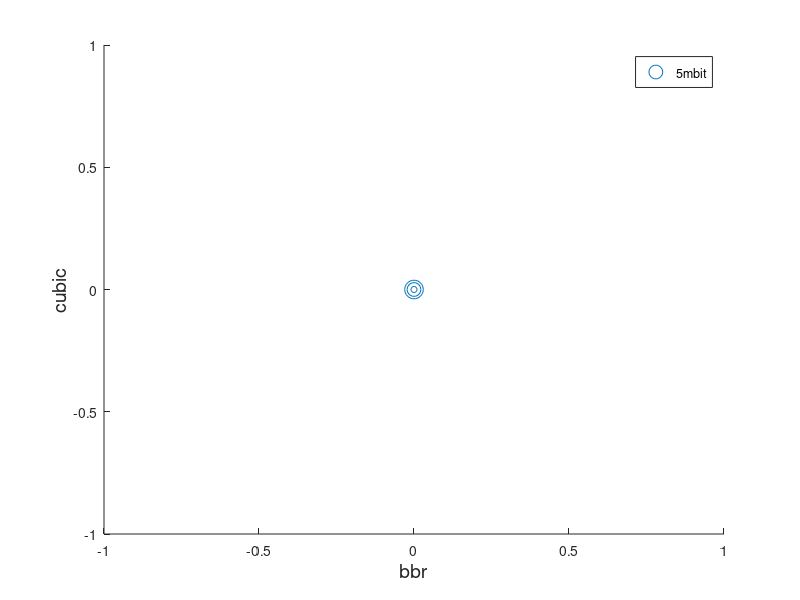

Reproduce this figure in MATLAB. (Note: this script raises an error after producing the figure.)
clear dir
num_ccas=1;
num_compete_ccas=2;
bws={'5mbit','10mbit','20mbit','30mbit','40mbit','50mbit','60mbit','70mbit'};
%bws={'10mbit'};
%bws={'40mbit'};
%bws={'70mbit'};
buffs={'10buf','20buf','40buf','80buf','160buf'; %5mbit
       '20buf','40buf','80buf','160buf','320buf'; %10mbit
       '40buf','80buf','160buf','320buf','640buf'; %20mbit
       '60buf','120buf','240buf','480buf','960buf'; %30 mbit
       '80buf','160buf','320buf','640buf','1280buf'; %40 mbit
       '100buf','200buf','400buf','800buf','1600buf'; %50mbit 
       '120buf','240buf','480buf','960buf','1920buf'; %60mbit
       '140buf','280buf','560buf','1120buf','2240buf'}; %70mbit
   
buffs_dim=size(buffs);

%buffs={'10buf','20buf','40buf','80buf','160buf'};%5mbit
%buffs={'20buf','40buf','80buf','160buf','320buf'};%10mbit
%buffs={'80buf','160buf','320buf','640buf','1280buf'};%40mbit
%buffs={'140buf','280buf','560buf','1120buf','2240buf'};%70 mbit

buff_markers={'o','s','d','p','h'};
lrs={'0%perc'};
schemes={'0.0'};%,'0.4','0.8'};%i.e. start delay of first small flow
num_iter=10;
spacings={'0.0gap','0.1gap'}%,'0.2gap','0.3gap','0.4gap','0.5gap'}

exp_sizes={'1000000MB'};%reps 10,20
sma_sizes={'1000000MB'}

ccas = {'bbr','cubic','reno'}
cca_colors={[0 0 0]; [0.5 0.5 0.5];[1 1 1] }
cca_color_mapobj = containers.Map(ccas,cca_colors);


cca_labels = {'BBR','Cubic','NewReno'}

analyse_bases = {'cca_small','cca_large'};
selected_base= 2; % 1 for cca_small and 2 for cca_large

num_compete_per_iter= zeros(1,num_ccas);

%durs_per_iter_cca_1= zeros(1,num_ccas);
avg_durs_per_iter_cca_1= zeros(1,num_ccas);
avg_durs_per_iter_cca_2= zeros(1,num_ccas);

sum_avg_durs_cca_1= zeros(1,num_ccas);
sum_avg_durs_cca_2= zeros(1,num_ccas);

key_set1={};
value_set={};

file_end=cell(1,num_compete_ccas);

cd files;
count=1;
for b = 1:length(bws)
    bw=bws(b);
    for bf = 2:4%buffs_dim(2)
        buff=buffs(b,bf);
        for sm = 1:length(sma_sizes)
            sma=sma_sizes(sm);
            for l = 1:length(lrs)
                lr=lrs(l);
                for sc = 1:length(schemes)
                    sch=schemes(sc);
                    for e = 1:length(exp_sizes)
                        exp=exp_sizes(e);
                        for spc_idx = 1:2%length(spacings)
                            gap = spacings(spc_idx);
                            for a1 = 1:length(ccas)
                                cca_one=ccas(a1);
                                for a2 = a1:length(ccas)
                                    cca_two=ccas(a2); % analyse/plot based on small flow's cca
                                    for ite = 0:9
                                            %cd files;
                                            file_end_cca_1= char(strcat(num2str(ite),'_',cca_one,'.dat'));
                                            file_end_cca_2= char(strcat(num2str(ite),'_',cca_two,'.dat'));

                                            filename_regex_cca_1 = char(strcat(cca_one,'*',exp,'*',cca_two,'*',sma,'*',bw,'_',buff,'_',lr,'_',sch,'_',gap,'*',file_end_cca_1));
                                            filename_regex_cca_2 = char(strcat(cca_one,'*',exp,'*',cca_two,'*',sma,'*',bw,'_',buff,'_',lr,'_',sch,'_',gap,'*',file_end_cca_2));

                                            matched_files_list_cca_1 = dir(filename_regex_cca_1);
                                            matched_files_list_cca_2 = dir(filename_regex_cca_2);

                                            for i=1:length(matched_files_list_cca_1) % loop through each matching file(just 1 in this case)
                                                time_data_cca_1 = csvread(matched_files_list_cca_1(i).name); 
                                                time_data_cca_2 = csvread(matched_files_list_cca_2(i).name); 
                                                %large_idx= find(time_data_one(:,1));
                                                %cd ..;
                                                
                                                duration_arr_cca_1 = time_data_cca_1(:,3) - time_data_cca_1(:,2);
                                                start_arr_cca_1 = time_data_cca_1(:,2);
                                                end_arr_cca_1 = time_data_cca_1(:,3);
                                                duration_arr_cca_2 = time_data_cca_2(:,3) - time_data_cca_2(:,2);
                                                start_arr_cca_2 = time_data_cca_2(:,2);
                                                end_arr_cca_2 = time_data_cca_2(:,3);
                                                
                                                %if cca1 small flows complete faster
                                                if end_arr_cca_1(length(end_arr_cca_1))< end_arr_cca_2(length(end_arr_cca_2))
                                                    cca2_competing_mask=start_arr_cca_2<end_arr_cca_1(length(end_arr_cca_1));
                                                    num_cca2_competing= sum(cca2_competing_mask);
                                                    avg_durs_per_iter_cca_1(i)=mean(duration_arr_cca_1);
                                                    avg_durs_per_iter_cca_2(i)=mean(duration_arr_cca_2(1:num_cca2_competing));
                                                    
                                                end
                                                %if cca2 small flows completes faster
                                                if end_arr_cca_2(length(end_arr_cca_2))< end_arr_cca_1(length(end_arr_cca_1))
                                                    cca1_competing_mask=start_arr_cca_1<end_arr_cca_2(length(end_arr_cca_2));
                                                    num_cca1_competing= sum(cca1_competing_mask);
                                                    avg_durs_per_iter_cca_1(i)=mean(duration_arr_cca_1(1:num_cca1_competing));
                                                    avg_durs_per_iter_cca_2(i)=mean(duration_arr_cca_2);
                                                end

                                                begin_time_cca_1=min(start_arr_cca_1);
                                                end_time_cca_1=max(end_arr_cca_1);
                                                begin_time_cca_2=min(start_arr_cca_2);
                                                end_time_cca_2=max(end_arr_cca_1);


                                                %durs_per_iter_cca_1(i)=duration_arr_cca_1;
                                                %durs_per_iter_cca_2(i)=duration_arr_cca_2;
                                                avg_durs_per_iter_cca_1(i)=mean(duration_arr_cca_1);
                                                avg_durs_per_iter_cca_2(i)=mean(duration_arr_cca_2);
                                                   
                                            end

                                            % add new iteration result to previous
                                            % results.
                                            % b-BBR, c-Cubic, r-Newreno
                                            % 1 by 1 values(single/scalar, any one of bb,bc,br,cb,cc,cr,rb,r)
                                            sum_avg_durs_cca_1=sum_avg_durs_cca_1 + avg_durs_per_iter_cca_1;
                                            sum_avg_durs_cca_2=sum_avg_durs_cca_2 + avg_durs_per_iter_cca_2;
                    
                                        %end
                                    end
                                
                                    %take average of all iterations

                                    comp_time_cca_1 = sum_avg_durs_cca_1/num_iter; 
                                    comp_time_cca_2 = sum_avg_durs_cca_2/num_iter;


                                    sum_avg_durs_cca_1= zeros(1,num_ccas);
                                    sum_avg_durs_cca_2= zeros(1,num_ccas);


                                    name_key=char(strcat(cca_one,'-',cca_two,'-',bw,'-',buff,'-',lr,'-',sch,'-',exp,'-',gap))

                                    key_set1(end+1) = {name_key};
                                    %value=[large_durs;overall_durs; small_comp_durs_avg ;small_all_durs_avg];
                                    value=[comp_time_cca_1;comp_time_cca_2];
                                    value_set(end+1) = {value};
                                    count=count+1;
                                end 
                            end
                        end
                    end
                end
            end
        end
    end
end
comp_time_mapobj_45ms_45ms_small_vs_small = containers.Map(key_set1,value_set);
cd ..;


line_color= {'y','m','r'};%one for each CCA
line_styles = {'-','--','-.'}; %one for each CCA
line_markers = {'o','+','*'};%one for each buff size



%markers = {'o','+','x','s','d','p','v','>','<'};% nine markers one for each CCA combination
sz=110;
bw_markers={'o','s','d','p','h','v','^','<'};
%buf_colors = {'k','b','o','c','r'}% o for orange
%buf_colors = [[0 0 0];[0 0 1];[1 0.5 0];[0 0.5 1];[1 0 0]];
buf_colors = [[0 0 0];[0 0 1];[0 1 0];[1 0 0]];
buf_mark_sz=[0 20 100 180];
buff_labels={'BDP/2','BDP','2BDP','4BDP','8BDP'};
group=[];
lgd_str={};


%scatter plot of two CCAs for all bw and all buff sizes(BDP,2BDP,4BDP)
figure
lgd_str={};
cca1_buf_arr=zeros(1,3);
cca2_buf_arr=zeros(1,3)
gap=spacings(2);
for bw_idx = 1:1%length(bws)
    bw=bws(bw_idx);
    lgd_str(end+1)=bw;
    count=1;
    for buf_idx = 2:4%buffs_dim(2)
        buff=buffs(bw_idx,buf_idx);
        %lgd_str(end+1)=bw;%strcat(bw,'-',buff_labels(buf_idx));
        %for cca1_idx =1:1%length(ccas)
            cca1_idx=1;
            cca_one=ccas(cca1_idx);
            %for cca2_idx = 3:3%length(ccas)
                cca2_idx=2;
                cca_two=ccas(cca2_idx)
                dstr= char(strcat(cca_one,'-',cca_two,'-',bw,'-',buff,'-',lr,'-',sch,'-',exp,'-',gap));
                dval=comp_time_mapobj_45ms_45ms_small_vs_small(dstr);
                %{
                cca1=dval(1,:);
                cca2=dval(2,:);
                s=scatter(cca1,cca2,buf_mark_sz(buf_idx),char(bw_markers(bw_idx)))
                s.MarkerEdgeColor=buf_colors(buf_idx,:);
                hold on;
                %}
                cca1_buf_arr(count)=dval(1,:);
                cca2_buf_arr(count)=dval(2,:);
                
            %end
        %end
        count=count+1;
    end
    s=scatter(cca1_buf_arr,cca2_buf_arr,buf_mark_sz(2:4),char(bw_markers(bw_idx)))
    hold on
end
xlabel(cca_one,'FontSize',14);
ylabel(cca_two,'FontSize',14);
%xlim([0 20]);%max 25 for 5mbit
%ylim([0 20]);%max 100 for 5mbit
lgd=legend(lgd_str);
lgd.FontSize=12;
title(strcat(cca_one,'-',cca_two,'-',gap),'FontSize',12);



%bar plot for completion time of a Single CCA(cubic) for all CCA combinations for all bw and all buff sizes(BDP,2BDP,4BDP)
figure
lgd_str={};
eval_3cca_3buf=zeros(3,3)
cca_eval=ccas(2);
gap=spacings(1);
for bw_idx = 3:3%length(bws)
    bw=bws(bw_idx);
    for buf_idx = 2:4%buffs_dim(2)
        buff=buffs(bw_idx,buf_idx);
        for cca1_idx =1:length(ccas)
                cca_one=ccas(cca1_idx);
                               
                if strcmp(cca_eval,'bbr')
                    cca_two=cca_one;
                    cca_one=cca_eval;
                elseif strcmp(cca_one,'reno')
                    cca_two=char('reno');
                    cca_one=cca_eval;
                else
                    cca_two=cca_eval;
                end
                dstr= char(strcat(cca_one,'-',cca_two,'-',bw,'-',buff,'-',lr,'-',sch,'-',exp,'-',gap));
                %dval=comp_time_mapobj_45ms_45ms_small_vs_small(dstr);
                dval=comp_time_mapobj_45ms_45ms_small_vs_small(dstr);

                
                if strcmp(cca_one,cca_eval)
                    eval_3cca_3buf(buf_idx-1, cca1_idx)=dval(1,:);
                else
                   eval_3cca_3buf(buf_idx-1,cca1_idx)=dval(2,:); 
                end
        end
     end
end
bar(eval_3cca_3buf); % x-axis buffur size, labeles are competing ccas
%bar(transpose(eval_3cca_3buf)); % x-axis competing cca, labels are buffers
xlabel('Buffer sizes','FontSize',14);
ylabel(strcat('Completion time of small ',cca_eval,'flow'),'FontSize',14);
set(gca,'XTick',1:9,'XTicklabel',buff_labels(2:4),'FontSize',14);
%xlim([0 20]);%max 25 for 5mbit
%ylim([0 20]);%max 100 for 5mbit
lgd_str=ccas;
lgd=legend(lgd_str);
lgd.FontSize=12;
title(strcat(cca_eval,'-',bw,'-',gap),'FontSize',12);





%{
%completion time of a Single CCA(cubic vs bbr or reno) in line plot with
%one line plot for each buffer and with the x-axis of bandwidth
figure
lgd_str={};
cca_eval=ccas(2);
gap='0.1gap';
eval_allbw_1buf=zeros(1,length(bws));
cca_lines={'--','-',':'};
for cca_idx =1:length(ccas)
    cca_sec=ccas(cca_idx)
    for buf_idx = 2:4%buffs_dim(2)
        for bw_idx = 1:length(bws)
            bw=bws(bw_idx);
            buff=buffs(bw_idx,buf_idx);
            if strcmp(cca_eval,'bbr')
                cca_two=cca_sec;
                cca_one=cca_eval;
            elseif strcmp(cca_sec,'bbr')
                cca_one=cca_sec;
                cca_two=cca_eval;
            elseif strcmp(cca_one,'reno')
                cca_two=char('reno');
                cca_one=cca_eval;
            else
                cca_one=cca_eval;
                cca_two=cca_sec;
            end
                dstr= char(strcat(cca_one,'-',cca_two,'-',bw,'-',buff,'-',lr,'-',sch,'-',exp,'-',gap));
                dval=comp_time_mapobj_45ms_45ms_small_vs_small(dstr);

            if strcmp(cca_one,cca_eval)
                eval_allbw_1buf(1,bw_idx)=dval(1,:);
            else
                eval_allbw_1buf(1,bw_idx)=dval(2,:); 
            end              
        end
        p=plot(eval_allbw_1buf,char(cca_lines(cca_idx)));
        %p.Marker=cca_lines(cca_idx);
        lgd_str(end+1)=strcat(buff_labels(buf_idx),'-vs ',cca_sec);

        hold on
    end
end
xlabel('Bottleneck bandwidths','FontSize',14);
ylabel(strcat('Completion time of small ',cca_eval,'flow'),'FontSize',14);
set(gca,'XTick',1:9,'XTicklabel',bws,'FontSize',14);
%xlim([0 20]);%max 25 for 5mbit
%ylim([0 20]);%max 100 for 5mbit
%lgd_str=buff_labels(2:4);
lgd=legend(lgd_str);
lgd.FontSize=12;
%title(strcat(cca_eval,'-vs-',cca_sec),'FontSize',12);

%}
